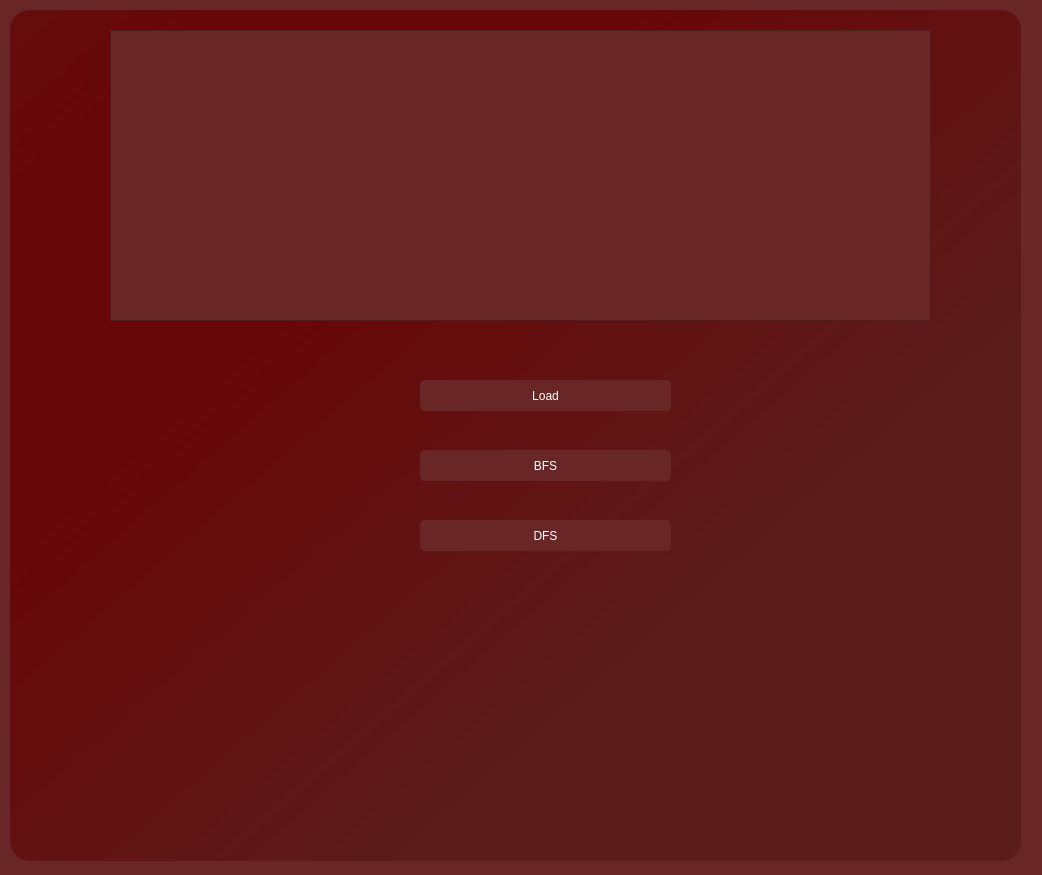
<?xml version="1.0" encoding="UTF-8"?>
<ui version="4.0">
 <class>Form</class>
 <widget class="QWidget" name="Form">
  <property name="geometry">
   <rect>
    <x>0</x>
    <y>0</y>
    <width>1042</width>
    <height>875</height>
   </rect>
  </property>
  <property name="windowTitle">
   <string>Form</string>
  </property>
  <property name="styleSheet">
   <string notr="true">background-color: rgb(104, 38, 38);
</string>
  </property>
  <widget class="QPushButton" name="bfs_button">
   <property name="geometry">
    <rect>
     <x>420</x>
     <y>450</y>
     <width>251</width>
     <height>31</height>
    </rect>
   </property>
   <property name="styleSheet">
    <string notr="true">background-color: rgb(104, 38, 38);
color: rgb(255, 255, 255);
font: 16pt &quot;Mongolian Baiti&quot;;
border-radius: 5px;




</string>
   </property>
   <property name="text">
    <string>BFS</string>
   </property>
  </widget>
  <widget class="QPushButton" name="dfs_button">
   <property name="geometry">
    <rect>
     <x>420</x>
     <y>520</y>
     <width>251</width>
     <height>31</height>
    </rect>
   </property>
   <property name="styleSheet">
    <string notr="true">
background-color: rgb(104, 38, 38);
color: rgb(255, 255, 255);
font: 16pt &quot;Mongolian Baiti&quot;;
border-radius: 5px;




</string>
   </property>
   <property name="text">
    <string>DFS</string>
   </property>
  </widget>
  <widget class="QListView" name="listView">
   <property name="geometry">
    <rect>
     <x>110</x>
     <y>30</y>
     <width>821</width>
     <height>291</height>
    </rect>
   </property>
  </widget>
  <widget class="QPushButton" name="load_csv_button">
   <property name="geometry">
    <rect>
     <x>420</x>
     <y>380</y>
     <width>251</width>
     <height>31</height>
    </rect>
   </property>
   <property name="styleSheet">
    <string notr="true">background-color: rgb(104, 38, 38);
color: rgb(255, 255, 255);
font: 16pt &quot;Mongolian Baiti&quot;;
border-radius: 5px;




</string>
   </property>
   <property name="text">
    <string>Load</string>
   </property>
  </widget>
  <widget class="QLabel" name="label_10">
   <property name="geometry">
    <rect>
     <x>10</x>
     <y>10</y>
     <width>1011</width>
     <height>851</height>
    </rect>
   </property>
   <property name="styleSheet">
    <string notr="true">background-color:qlineargradient(spread:reflect, x1:0.977273, y1:0.942, x2:0.215909, y2:0.205, stop:0.352273 rgba(88, 26, 26, 209), stop:0.863636 rgba(104, 0, 0, 209));
border-radius:20px;</string>
   </property>
   <property name="text">
    <string/>
   </property>
  </widget>
  <zorder>label_10</zorder>
  <zorder>bfs_button</zorder>
  <zorder>dfs_button</zorder>
  <zorder>listView</zorder>
  <zorder>load_csv_button</zorder>
 </widget>
 <resources/>
 <connections/>
</ui>
